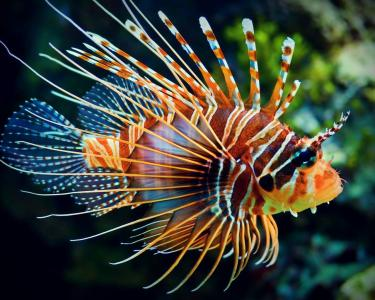
#> input picture datas/images/fish.jpg, 375 x 300 px
$ python fast.py
#> lines starting #> are read from the running program, lines starting #| are printed output that depends on the picture
# -*- coding: utf-8 -*-

import numpy as np
import cv2
from matplotlib import pyplot as plt

img = cv2.imread('../../../datas/images/fish.jpg',0)
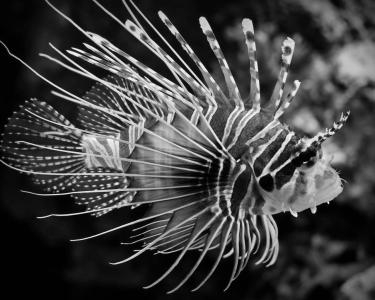
#> img: shape (300, 375); min 0, max 255, mean 65.5

# 初始化FAST对象
fast = cv2.FastFeatureDetector_create()

# 查找和绘制关键点
kp = fast.detect(img,None)
#> kp = 3688 keypoints; strongest (x, y, size): (328, 202, 7), (296, 215, 7), (132, 207, 7), (68, 51, 7)
img2 = cv2.drawKeypoints(img, kp, None, color=(255,0,0))
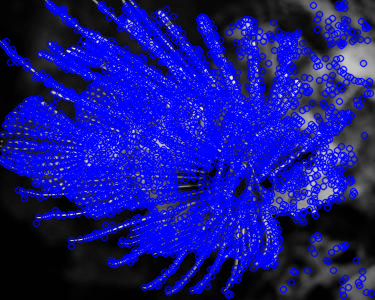
#> img2: shape (300, 375, 3); mean of channels 0, 1, 2 137.4, 24, 24; drawn as B, G, R

cv2.imshow("fast-true",img2)
cv2.imshow("image",img)

# 禁用nonmaxSuppression
fast.setNonmaxSuppression(0)
kp = fast.detect(img,None)
#> kp = 16206 keypoints; strongest (x, y, size): (48, 3, 7), (98, 3, 7), (100, 3, 7), (130, 3, 7)

img3 = cv2.drawKeypoints(img, kp, None, color=(255,0,0))
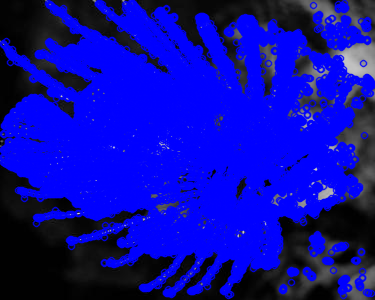
#> img3: shape (300, 375, 3); mean of channels 0, 1, 2 166, 11, 11; drawn as B, G, R
cv2.imshow("fast-false",img3)

cv2.waitKey()
cv2.destroyAllWindows()
